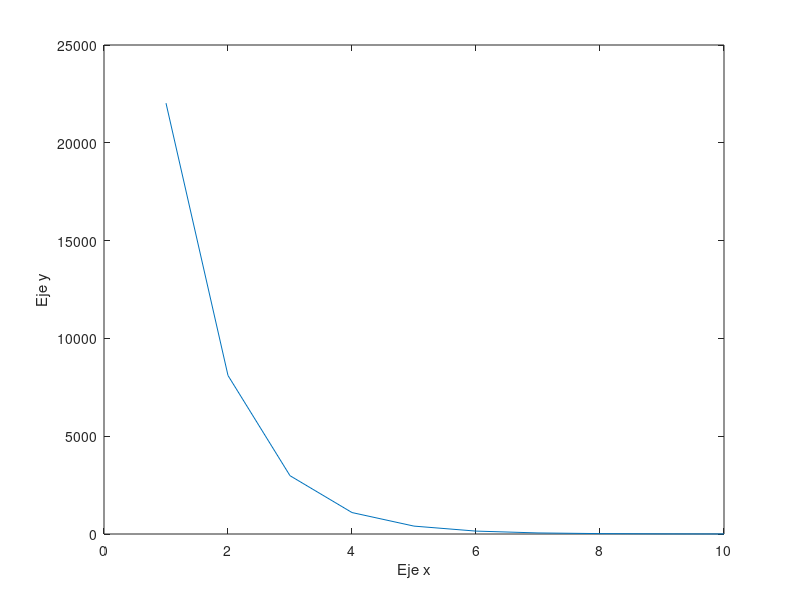

This chart was generated by the following MATLAB code:
close all;
clear;

vini = 1;
vfin = 10;
tiposen = 4;

if tiposen == 1
    x = vini:vfin;
    y = x;
elseif tiposen == 2
    x = vini:vfin;
    y = x.^2;
elseif tiposen == 3
    x = vini:vfin;
    y = exp(x);
elseif tiposen == 4
    x = vini:vfin;
    y = exp(x(end:-1:1));
end;

plot(x, y); xlabel('Eje x'); ylabel('Eje y');
